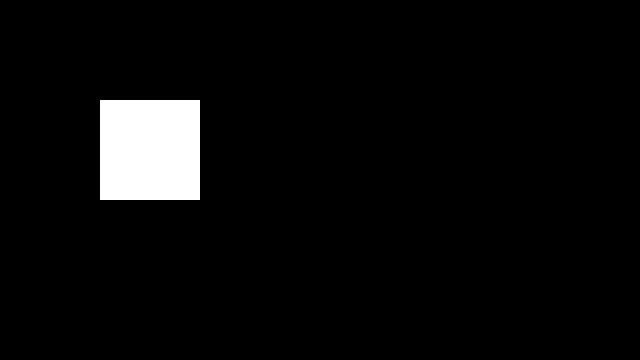
Frame 1 (no input)
Frame 60 (the mouse pressed at the canvas centre just before this capture): identical to frame 1, image omitted
Frame 120 (the mouse held since frame 60 and released just before this capture): identical to frame 1, image omitted

The Processing sketch that drew this single still picture (run headless with seeded random() and noise(); from frame 60 on, the mouse is pressed at the canvas centre):

// Processing sketch: FinaleAbgabe_Tastatur
// ── FinaleAbgabe_Tastatur.pde
int total = 0;
boolean keyreleased;
int counter = 0; 
char pressedkey;
String numbers[] = new String[20];
int finalnumber;
int words = 0;

void setup() {
  size(640, 360);
  noStroke();
  background(0);
}

void draw() { 
  
  if(total == 0){
    background(0);
    rect(100,100,100,100);
  }
  else if (total > 0 && total < 20){
    background(0);
    //println("if-1");
  }
  else if (total >= 20 && total < 40){
    background(255);
    //println("if-2");
  }
  else if (total >= 40 && total < 60){
    background(255,0,0);
    //println("if-3");
  }
  else if (total >= 60 && total < 80){
    background(0,255,0);
    //println("if-4");
  }
  else if (total >= 80 && total <= 100){
    background(0,0,255);
    //println("if-5");
  }
  
  detectNumbers();

}

void keyReleased(){
  
  keyreleased = true;
  pressedkey = key;
}


void detectNumbers(){
  
  if(keyreleased == true && pressedkey != '#'){
   
    if(pressedkey == 'a'){
      
      keyreleased = false;
      println("I reset all");
    
      counter = 0;
      words = 0;
      total = 0;
      
      for(int i = 0; i <20; i++){
        numbers[i]= null;
      }
    }
    else{
      numbers[counter]= str(pressedkey);
      keyreleased = false;
      counter++;  
    }
   
  }
  
  else if(keyreleased == true && pressedkey == '#'){
     
    String joinedNumbers = join(numbers, ""); 
    String ss1 = joinedNumbers.substring(0, counter);
    
    finalnumber = Integer.parseInt(ss1);
    //println(finalnumber);
    
    keyreleased = false;
    
    for(int i = 0; i <20; i++){
      numbers[i]= null;
    }
    
    counter = 0;
    words++;
    sumNumbers();
  }
}

void sumNumbers(){
  if(words != 0){
    total = total + finalnumber;
  }
  else{
    total = 0;
  }
  
  println(total);
}
